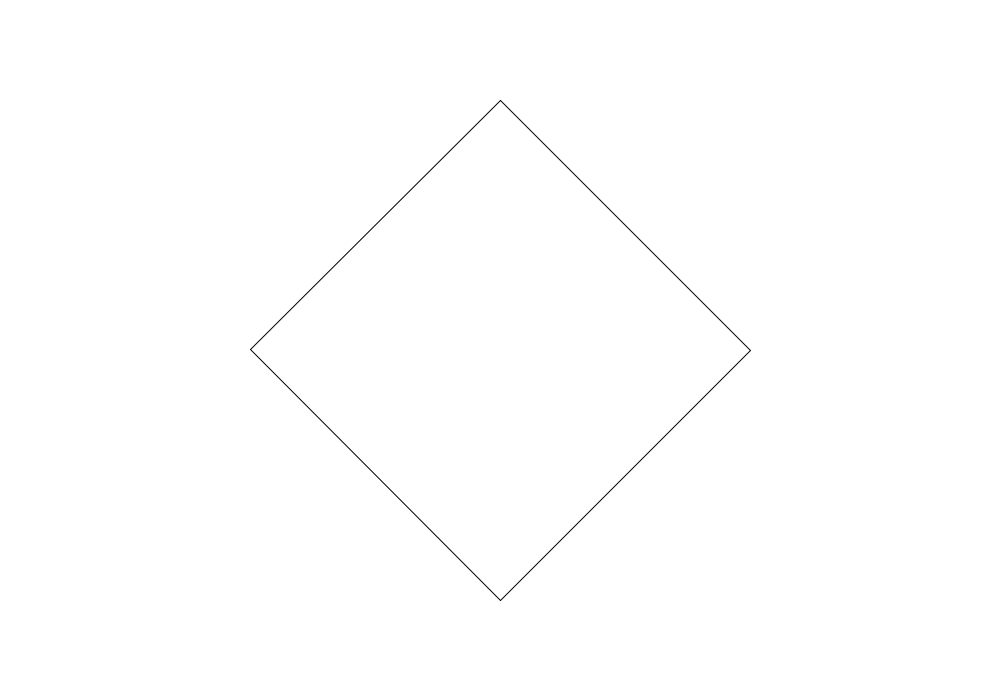
Frame 1 (no input)
Frame 60 (the mouse pressed at the canvas centre just before this capture): identical to frame 1, image omitted
Frame 120 (the mouse held since frame 60 and released just before this capture): identical to frame 1, image omitted

The Processing sketch that drew this single still picture (run headless with seeded random() and noise(); from frame 60 on, the mouse is pressed at the canvas centre):

// Processing sketch: kochfractal
// ── kochfractal.pde
ArrayList<Koch> lines = new ArrayList<Koch>();
PVector zoomPoint = null;

final int NUM_POINTS = 4;

void setup() {
  size(1000, 700);
  background(255);
  float cx = width / 2;
  float cy = height / 2;
  float r = width /4;
  float angle = TWO_PI / float(NUM_POINTS);
  ArrayList<PVector> points = new ArrayList<PVector>();
  for (float i = 0; i < NUM_POINTS; i += 1) {
    float x = cx + r * cos(angle * i);
    float y = cy + r * sin(angle * i);

    points.add(new PVector(x, y));
    if (zoomPoint == null) {
      zoomPoint = new PVector(x,y);
    }
  }

  for (int i = 0; i < points.size()-1; i += 1) {

    PVector start = points.get(i);
    PVector end = points.get(i+1);

    lines.add(new Koch(start, end));
  }
  PVector start = points.get(points.size()-1);
  PVector end = points.get(0);

  lines.add(new Koch(start, end));

  for (Koch k : lines ) {
    println(k);
  }
}

void generate() {
  ArrayList<Koch> next = new ArrayList<Koch>();
  for (Koch line : lines) {
    PVector a = line.kochA();
    PVector b = line.kochB();
    PVector c = line.kochC();
    PVector d = line.kochD();
    PVector e = line.kochE();

    Koch aa = new Koch(a,b);
    Koch bb = new Koch(b,c);
    Koch cc = new Koch(c,d);
    Koch dd = new Koch(d,e);
    
    if (!OOB(aa)) next.add(aa);
    if (!OOB(bb)) next.add(bb);
    if (!OOB(cc)) next.add(cc);
    if (!OOB(dd)) next.add(dd);
    
  }
  lines = next;
}

void mouseClicked() {
  generate();
}

void draw() {
  background(255);
  for (Koch line : lines) {
    line.draw();
  }
}
// ── Koch.pde
class Koch {
  PVector start, end;
  Koch (PVector start, PVector end) {
    this.start = start.copy();
    this.end = end.copy();
  }
  
  void draw() {
    stroke(0);
    line(start.x, start.y, end.x, end.y);
  }
  
  PVector kochA() {
    return start.copy();
  }
  
  String toString() {
    return "(" + start.x + "," + start.y + ")->(" + end.x + "," + end.y + ")";
  }
  
  
  PVector kochB() {
    PVector v = PVector.sub(end, start);
    v.div(3);
    v.add(start);
    return v;
  }
  
  PVector kochC() {
    PVector a = start.copy();
    
    PVector v = PVector.sub(end, start);
    v.div(3);
    a.add(v);
    rotate(v, -radians(60));
    a.add(v);
    return a;
  }
  
  PVector kochD() {
    PVector v = PVector.sub(end, start);
    v.mult(2/3.0);
    v.add(start);
    return v;
  }
  
  PVector kochE() {
    return end.copy();
  }
}

public void rotate(PVector v, float theta) {
  float xTemp = v.x;
  v.x = v.x * cos(theta) - v.y * sin(theta);
  v.y = xTemp * sin(theta) + v.y * cos(theta);
  
  
}
// ── utils.pde
boolean OOB(Koch o) {
  if (((o.start.x < 0 || o.start.x > width) && (o.end.x < 0 || o.end.x > width)) || 
    ((o.start.y < 0 || o.start.y > height) && (o.end.y < 0 || o.end.y > height))) {
    return true;
  } else {
    return false;
  }
}
